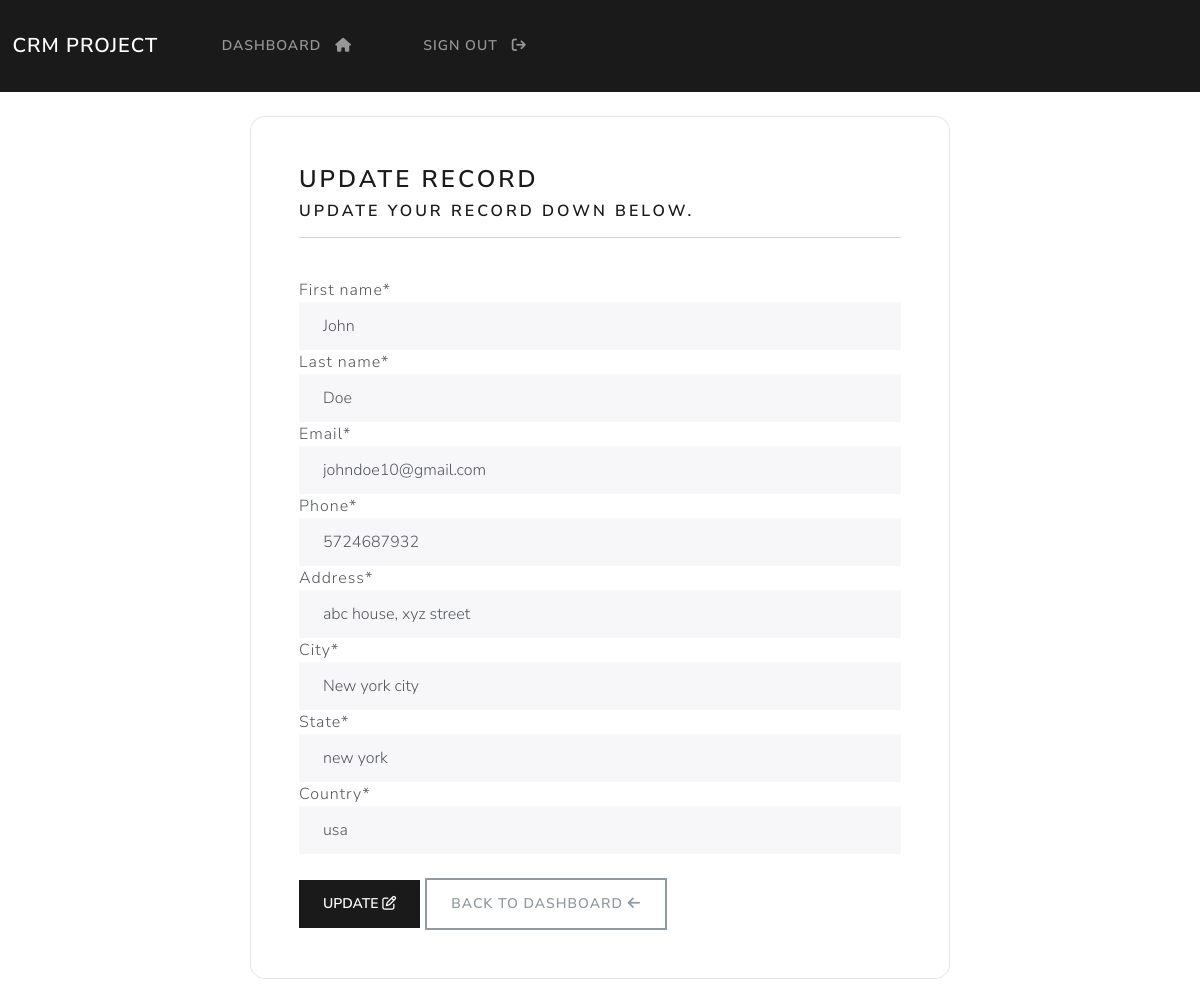
The app's page /update-record/1 (signed in) with its own data.
### webapp/models.py (models this page shows, shortened)
class Record(models.Model):
    creation_date = models.DateTimeField(auto_now_add=True)
    first_name = models.CharField(max_length=100)
    last_name = models.CharField(max_length=100)
    email = models.CharField(max_length=100)
    phone = models.CharField(max_length=20)
    address = models.CharField(max_length=255)
    city = models.CharField(max_length=50)
    state = models.CharField(max_length=50)
    country = models.CharField(max_length=50)

### webapp/views.py (the view)
# urls.py: path('update-record/<int:pk>', views.update_record, name="update-record"),
@login_required(login_url='my-login')
def update_record(request, pk):
    record = Record.objects.get(id=pk)
    form = UpdateRecordForm(instance=record)
    if request.method == 'POST':
        form = UpdateRecordForm(request.POST, instance=record)
        if form.is_valid():
            form.save()
            messages.success(request, "Your Record was updated successfully!")
            return redirect("dashboard")
    context = {'form':form}
    return render(request, 'webapp/update-record.html', context=context)

### webapp/forms.py
class UpdateRecordForm(forms.ModelForm):
    class Meta:
        model = Record
        fields = ['first_name', 'last_name', 'email', 'phone', 'address', 'city', 'state', 'country']

### webapp/templates/webapp/update-record.html (shortened to what this page needs)
{% extends 'webapp/base.html' %}
{% load crispy_forms_tags %}
{% block content %}
<body>
    <div class="container bg-light shadow-md p-5 form-layout">
        <h3> Update Record </h3>
        <h5> Update your record down below. </h5>
        <hr>
        <br>
        <form method="POST" autocomplete="off">
            {{form|crispy}}
            <br>
            <button type="submit" class="btn btn-primary"> Update <i class="fa-regular fa-pen-to-square"></i> </button>
            <a href="{% url 'dashboard' %}" class="btn btn-outline-secondary"> Back to dashboard <i class="fa-solid fa-arrow-left"></i> </a>
        </form>
    </div>
    <br>
</body>
{% endblock %}

### static/css/styles.css (style rules this page uses)
.form-layout { border-radius: 15px; width: 700px; }

### records on screen
Record: first_name "John", last_name "Doe", email "johndoe10@gmail.com", phone "5724687932", address "abc house, xyz street", city "New york city", state "new york", country "usa"
